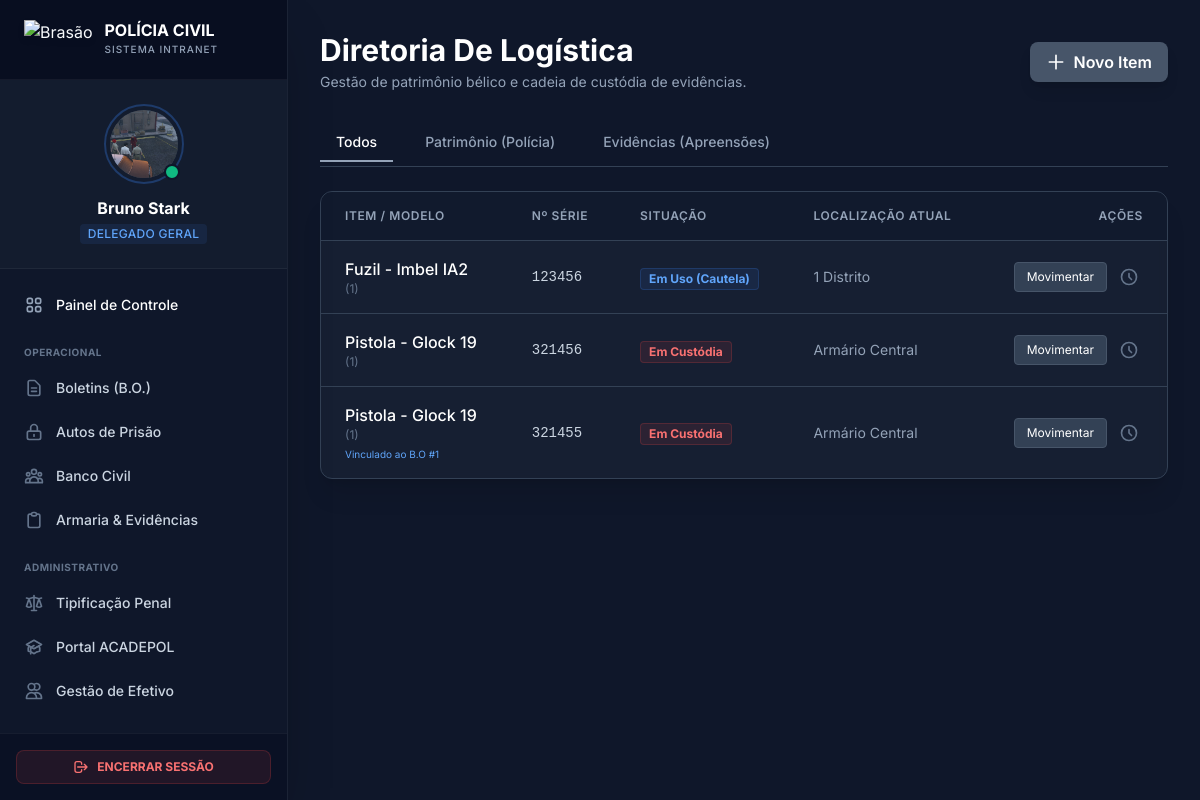
The page /armaria (signed in) on the database its author committed.
### models/users.py (models this page shows, shortened)
class Usuario(db.Model):
    __tablename__ = 'usuarios'
    id = db.Column(db.Integer, primary_key=True)
    nome = db.Column(db.String(100), nullable=False)
    matricula = db.Column(db.String(20), unique=True, nullable=False)
    senha = db.Column(db.String(200), nullable=False)
    cargo_id = db.Column(db.Integer, db.ForeignKey('cargos.id'), nullable=True)
    delegacia = db.Column(db.String(100))
    departamento = db.Column(db.String(100))
    endereco = db.Column(db.String(200))
    foto_perfil = db.Column(db.String(120), nullable=True, default='default.jpg')
    observacoes = db.Column(db.Text)
    criado_em = db.Column(db.DateTime, default=datetime.utcnow)
    promocoes = db.relationship('Promocao', backref='servidor', lazy=True)
    advertencias = db.relationship('Advertencia',
                                   foreign_keys='Advertencia.usuario_id',
                                   backref='servidor',
                                   lazy=True)
    advertencias_aplicadas = db.relationship('Advertencia',
                                             foreign_keys='Advertencia.autor_id',
                                             backref='autor_advertencia',
                                             lazy=True)
    @property
    def cargo(self):
        return self.cargo_obj.nome if self.cargo_obj else "Sem Cargo"

class Cargo(db.Model):
    __tablename__ = 'cargos'
    id = db.Column(db.Integer, primary_key=True)
    nome = db.Column(db.String(50), unique=True, nullable=False)
    nivel = db.Column(db.Integer, nullable=False) # 100=Delegado Geral, 10=Administrativo
    usuarios = db.relationship('Usuario', backref='cargo_obj', lazy=True)

### models/armas.py (models this page shows, shortened)
class Arma(db.Model):
    __tablename__ = 'armas'
    id = db.Column(db.Integer, primary_key=True)
    acervo = db.Column(db.String(20), nullable=False) # 'Patrimonio' ou 'Evidencia'
    tipo = db.Column(db.String(50), nullable=False)   # 'Pistola', 'Droga', 'Dinheiro', etc.
    modelo = db.Column(db.String(100), nullable=False) # Para drogas: 'Cocaína', 'Maconha'
    marca = db.Column(db.String(100)) # Opcional
    calibre = db.Column(db.String(20)) # Para drogas: Quantidade/Peso (ex: '500g')
    numero_serie = db.Column(db.String(50), nullable=True) # Nem tudo tem série (drogas não tem)
    status = db.Column(db.String(20), default='Disponivel')
    localizacao_atual = db.Column(db.String(100))
    boletim_id = db.Column(db.Integer, db.ForeignKey('boletins.id'), nullable=True)
    auto_prisao_id = db.Column(db.Integer, db.ForeignKey('autos_prisao.id'), nullable=True)
    criado_em = db.Column(db.DateTime, default=datetime.utcnow)
    boletim = db.relationship('Boletim', backref=db.backref('itens_apreendidos', lazy=True))
    auto_prisao = db.relationship('AutoPrisao', backref=db.backref('itens_apreendidos', lazy=True))

### app.py (the view)
@app.route('/armaria')
@login_required
def armaria():
    acervo = request.args.get('acervo')
    armas = Arma.query.filter_by(acervo=acervo).all() if acervo else Arma.query.all()
    return render_template('armaria.html', armas=armas, filtro_atual=acervo)

### templates/armaria.html (shortened to what this page needs)
{% extends 'base.html' %}
{% block content %}
<div class="max-w-7xl mx-auto">
    <div class="flex flex-col md:flex-row justify-between items-center mb-8 gap-4">
        <div>
            <h2 class="text-3xl font-bold text-white">Diretoria De Logística</h2>
            <p class="text-slate-400 text-sm mt-1">Gestão de patrimônio bélico e cadeia de custódia de evidências.</p>
        </div>
        <div class="flex gap-3">
            <a href="{{ url_for('cadastrar_arma') }}" class="flex items-center gap-2 bg-slate-600 hover:bg-slate-500 text-white font-semibold py-2 px-4 rounded-lg shadow-lg transition-all transform hover:-translate-y-0.5">
                <svg xmlns="http://www.w3.org/2000/svg" class="h-5 w-5" fill="none" viewBox="0 0 24 24" stroke="currentColor"><path stroke-linecap="round" stroke-linejoin="round" stroke-width="2" d="M12 4v16m8-8H4" /></svg>
                Novo Item
            </a>
        </div>
    </div>
    <div class="flex gap-4 mb-6 border-b border-slate-700 pb-1">
        <a href="{{ url_for('armaria') }}" class="px-4 py-2 text-sm font-medium {{ 'text-white border-b-2 border-slate-400' if not filtro_atual else 'text-slate-400 hover:text-white' }}">Todos</a>
        <a href="{{ url_for('armaria', acervo='Patrimonio') }}" class="px-4 py-2 text-sm font-medium {{ 'text-blue-400 border-b-2 border-blue-400' if filtro_atual == 'Patrimonio' else 'text-slate-400 hover:text-blue-300' }}">Patrimônio (Polícia)</a>
        <a href="{{ url_for('armaria', acervo='Evidencia') }}" class="px-4 py-2 text-sm font-medium {{ 'text-red-400 border-b-2 border-red-400' if filtro_atual == 'Evidencia' else 'text-slate-400 hover:text-red-300' }}">Evidências (Apreensões)</a>
    </div>
    <div class="bg-slate-800/50 border border-slate-700 rounded-xl shadow-xl backdrop-blur-sm overflow-hidden">
        <div class="overflow-x-auto">
            <table class="w-full text-left border-collapse">
                <thead>
                    <tr class="bg-slate-900/50 border-b border-slate-700 text-xs uppercase tracking-wider text-slate-400">
                        <th class="px-6 py-4 font-semibold">Item / Modelo</th>
                        <th class="px-6 py-4 font-semibold">Nº Série</th>
                        <th class="px-6 py-4 font-semibold">Situação</th>
                        <th class="px-6 py-4 font-semibold">Localização Atual</th>
                        <th class="px-6 py-4 font-semibold text-right">Ações</th>
                    </tr>
                </thead>
                <tbody class="divide-y divide-slate-700">
                    {% for arma in armas %}
                    <tr class="hover:bg-slate-700/30 transition-colors group">
                        <td class="px-6 py-4">
                            <div class="flex flex-col">
                                <span class="text-white font-medium">{{ arma.tipo }} - {{ arma.modelo }}</span>
                                <span class="text-xs text-slate-500">{{ arma.marca }} ({{ arma.calibre }})</span>
                                {% if arma.acervo == 'Evidencia' %}
                                    {% if arma.boletim_id %}
                                        <span class="text-[10px] text-blue-400 mt-1">Vinculado ao B.O #{{ arma.boletim_id }}</span>
                                    {% elif arma.auto_prisao_id %}
                                        <span class="text-[10px] text-red-400 mt-1">Vinculado ao Auto #{{ arma.auto_prisao_id }}</span>
                                    {% endif %}
                                {% endif %}
                            </div>
                        </td>
                        <td class="px-6 py-4 font-mono text-slate-300 text-sm">
                            {{ arma.numero_serie }}
                        </td>
                        <td class="px-6 py-4">
                            {% if arma.status == 'Disponivel' %}
                                <span class="inline-flex items-center px-2 py-0.5 rounded text-xs font-bold bg-emerald-500/10 text-emerald-400 border border-emerald-500/20">Disponível</span>
                            {% elif arma.status == 'Em Uso' %}
                                <span class="inline-flex items-center px-2 py-0.5 rounded text-xs font-bold bg-blue-500/10 text-blue-400 border border-blue-500/20">Em Uso (Cautela)</span>
                            {% elif arma.status == 'Custodia' %}
                                <span class="inline-flex items-center px-2 py-0.5 rounded text-xs font-bold bg-red-500/10 text-red-400 border border-red-500/20">Em Custódia</span>
                            {% else %}
                                <span class="inline-flex items-center px-2 py-0.5 rounded text-xs font-bold bg-amber-500/10 text-amber-400 border border-amber-500/20">{{ arma.status }}</span>
                            {% endif %}
                        </td>
                        <td class="px-6 py-4 text-sm text-slate-400">
                            {{ arma.localizacao_atual }}
                        </td>
                        <td class="px-6 py-4 text-right">
                            <div class="flex items-center justify-end gap-2">
                                <a href="{{ url_for('movimentar_arma', id=arma.id) }}" class="text-xs bg-slate-700 hover:bg-slate-600 text-white px-3 py-1.5 rounded border border-slate-600 transition-colors">
                                    Movimentar
                                </a>
                                <a href="{{ url_for('historico_arma', id=arma.id) }}" class="text-slate-500 hover:text-blue-400 p-1" title="Ver Histórico">
                                    <svg class="w-5 h-5" fill="none" stroke="currentColor" viewBox="0 0 24 24"><path stroke-linecap="round" stroke-linejoin="round" stroke-width="2" d="M12 8v4l3 3m6-3a9 9 0 11-18 0 9 9 0 0118 0z"></path></svg>
                                </a>
                            </div>
                        </td>
                    </tr>
                    {% else %}
                    <tr>
                        <td colspan="5" class="px-6 py-12 text-center text-slate-500">
                            Nenhum item encontrado neste acervo.
                        </td>
                    </tr>
                    {% endfor %}
                </tbody>
            </table>
        </div>
    </div>
</div>
{% endblock %}

### templates/base.html (shortened to what this page needs)
<!DOCTYPE html>
<html lang="pt-BR" class="h-full">
<head>
    <script src="https://cdn.tailwindcss.com"></script>
</head>
<body class="bg-pc-base text-pc-text h-screen overflow-hidden flex">
    {% if current_user() %}
    <aside class="w-72 bg-slate-900 border-r border-white/5 flex flex-col h-full shadow-2xl z-20 flex-shrink-0">
        <div class="h-20 flex items-center px-6 border-b border-white/5 bg-slate-950/50">
            <img class="h-10 w-auto drop-shadow-md mr-3" src="https://encrypted-tbn0.gstatic.com/images?q=tbn:ANd9GcQIIGMtpDq_HRAKg4kv_bw92xRqFKkon-k1Fg&s" alt="Brasão">
            <div>
                <h1 class="text-base font-bold text-white leading-none">POLÍCIA CIVIL</h1>
                <p class="text-[10px] text-pc-muted font-medium tracking-widest uppercase mt-1">Sistema Intranet</p>
            </div>
        </div>
        {% set user_nav = current_user() %}
        <div class="p-6 border-b border-white/5 bg-slate-800/30">
            <div class="flex flex-col items-center text-center">
                <a href="{{ url_for('perfil_usuario', id=user_nav.id) }}" class="group relative inline-block mb-3">
                    <div class="h-20 w-20 rounded-full p-1 border-2 border-blue-500/30 group-hover:border-blue-500 transition-colors">
                        <div class="h-full w-full rounded-full bg-slate-700 overflow-hidden flex items-center justify-center">
                            {% if user_nav.foto_perfil and user_nav.foto_perfil != 'default.jpg' %}
                                <img src="{{ url_for('static', filename='fotos_perfil/' + user_nav.foto_perfil) }}" class="w-full h-full object-cover">
                            {% else %}
                                <span class="text-2xl font-bold text-slate-400 group-hover:text-white">{{ user_nav.nome[:2].upper() }}</span>
                            {% endif %}
                        </div>
                    </div>
                    <span class="absolute bottom-1 right-1 h-4 w-4 rounded-full bg-emerald-500 border-2 border-slate-900" title="Online"></span>
                </a>
                <h2 class="text-white font-bold text-base truncate w-full">{{ user_nav.nome.split()[0] }} {{ user_nav.nome.split()[-1] if user_nav.nome.split()|length > 1 else '' }}</h2>
                <span class="text-xs text-blue-400 font-medium uppercase tracking-wide mt-1 bg-blue-500/10 px-2 py-0.5 rounded inline-block">{{ user_nav.cargo }}</span>
            </div>
        </div>
        <nav class="flex-1 overflow-y-auto py-4 px-3 space-y-1">
            <a href="{{ url_for('dashboard') }}" class="flex items-center px-3 py-2.5 text-sm font-medium text-white rounded-lg hover:bg-white/5 transition-colors group">
                Painel de Controle
            </a>
            <div class="pt-4 pb-1 px-3 text-[10px] font-bold text-slate-500 uppercase tracking-wider">Operacional</div>
            <a href="{{ url_for('boletins') }}" class="flex items-center px-3 py-2.5 text-sm font-medium text-slate-300 rounded-lg hover:bg-blue-500/10 hover:text-blue-400 transition-colors group">
                <svg class="w-5 h-5 text-slate-500 group-hover:text-blue-400 mr-3" fill="none" stroke="currentColor" viewBox="0 0 24 24"><path stroke-linecap="round" stroke-linejoin="round" stroke-width="2" d="M9 12h6m-6 4h6m2 5H7a2 2 0 01-2-2V5a2 2 0 012-2h5.586a1 1 0 01.707.293l5.414 5.414a1 1 0 01.293.707V19a2 2 0 01-2 2z"/></svg>
                Boletins (B.O.)
            </a>
            <a href="{{ url_for('autos') }}" class="flex items-center px-3 py-2.5 text-sm font-medium text-slate-300 rounded-lg hover:bg-red-500/10 hover:text-red-400 transition-colors group">
                <svg class="w-5 h-5 text-slate-500 group-hover:text-red-400 mr-3" fill="none" stroke="currentColor" viewBox="0 0 24 24"><path stroke-linecap="round" stroke-linejoin="round" stroke-width="2" d="M12 15v2m-6 4h12a2 2 0 002-2v-6a2 2 0 00-2-2H6a2 2 0 00-2 2v6a2 2 0 002 2zm10-10V7a4 4 0 00-8 0v4h8z"/></svg>
                Autos de Prisão
            </a>
            <a href="{{ url_for('banco_pessoas') }}" class="flex items-center px-3 py-2.5 text-sm font-medium text-slate-300 rounded-lg hover:bg-purple-500/10 hover:text-purple-400 transition-colors group">
                Banco Civil
            </a>
            <a href="{{ url_for('armaria') }}" class="flex items-center px-3 py-2.5 text-sm font-medium text-slate-300 rounded-lg hover:bg-slate-700/50 hover:text-white transition-colors group">
                Armaria & Evidências
            </a>
            <div class="pt-4 pb-1 px-3 text-[10px] font-bold text-slate-500 uppercase tracking-wider">Administrativo</div>
            <a href="{{ url_for('gerenciar_crimes') }}" class="flex items-center px-3 py-2.5 text-sm font-medium text-slate-300 rounded-lg hover:bg-orange-500/10 hover:text-orange-400 transition-colors group">
                Tipificação Penal
            </a>
            <a href="{{ url_for('acadepol_admin') }}" class="flex items-center px-3 py-2.5 text-sm font-medium text-slate-300 rounded-lg hover:bg-cyan-500/10 hover:text-cyan-400 transition-colors group">
                Portal ACADEPOL
            </a>
            <a href="{{ url_for('gerenciar_membros') }}" class="flex items-center px-3 py-2.5 text-sm font-medium text-slate-300 rounded-lg hover:bg-emerald-500/10 hover:text-emerald-400 transition-colors group">
                <svg class="w-5 h-5 text-slate-500 group-hover:text-emerald-400 mr-3" fill="none" stroke="currentColor" viewBox="0 0 24 24"><path stroke-linecap="round" stroke-linejoin="round" stroke-width="2" d="M12 4.354a4 4 0 110 5.292M15 21H3v-1a6 6 0 0112 0v1zm0 0h6v-1a6 6 0 00-9-5.197M13 7a4 4 0 11-8 0 4 4 0 018 0z"/></svg>
                Gestão de Efetivo
            </a>
        </nav>
        <div class="p-4 border-t border-white/5 bg-slate-950/30">
            <a href="{{ url_for('logout') }}" class="flex items-center justify-center w-full px-4 py-2 text-xs font-bold text-red-400 uppercase bg-red-500/10 border border-red-500/20 rounded-lg hover:bg-red-500/20 transition-colors">
                <svg class="w-4 h-4 mr-2" fill="none" stroke="currentColor" viewBox="0 0 24 24"><path stroke-linecap="round" stroke-linejoin="round" stroke-width="2" d="M17 16l4-4m0 0l-4-4m4 4H7m6 4v1a3 3 0 01-3 3H6a3 3 0 01-3-3V7a3 3 0 013-3h4a3 3 0 013 3v1"/></svg>
                Encerrar Sessão
            </a>
        </div>
    </aside>
    {% endif %}
    <main class="flex-1 flex flex-col h-full overflow-hidden bg-pc-base relative">
        <div class="flex-1 overflow-y-auto p-8">
            <div class="animate-fade-in-up pb-10">
                {% block content %}
                {% endblock %}
            </div>
        </div>
    </main>
</body>
</html>

### rows shown on the page
Usuario: foto_perfil (picture), nome "Bruno", nome.split|length "Stark"
Cargo: cargo "DELEGADO GERAL"
Arma: tipo "Fuzil", modelo "Imbel IA2", calibre "1", numero_serie "123456", status "Em Uso (Cautela)", localizacao_atual "1 Distrito"
Arma: tipo "Pistola", modelo "Glock 19", calibre "1", numero_serie "321456", status "Em Custódia", localizacao_atual "Armário Central"
Arma: tipo "Pistola", modelo "Glock 19", calibre "1", boletim_id "1", numero_serie "321455", status "Em Custódia", localizacao_atual "Armário Central"
